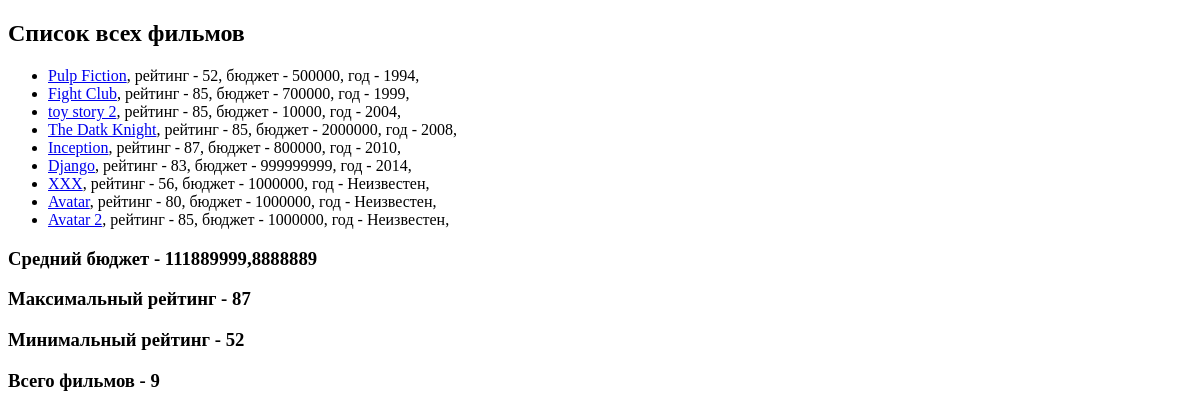
The app's page /, older data.
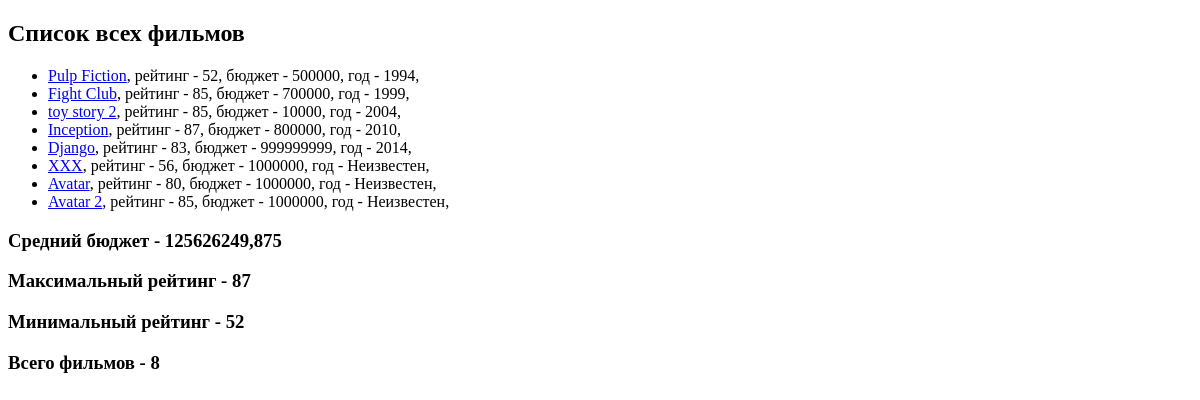
The same page, newer data.
### movie_app/models.py (models this page shows, shortened)
class Movie(models.Model):
    EUR = 'EUR'
    USD = 'USD'
    RUB = 'RUB'
    CURRENCY_CHOICES = [
        (EUR, 'Euro'),
        (USD, 'Dollar'),
        (RUB, 'Rubles'),
    ]
    name = models.CharField(max_length=40)
    rating = models.IntegerField(validators=[MinValueValidator(1), MaxValueValidator(100)])
    year = models.IntegerField(null=True, blank=True)
    budget = models.IntegerField(default=1000000, blank=True, validators=[MinValueValidator(1)])
    currency = models.CharField(max_length=3, choices=CURRENCY_CHOICES, default=RUB)
    slug = models.SlugField(default='', null=False, db_index=False)
    director = models.ForeignKey(Director, on_delete=models.CASCADE, null=True, related_name='movies')
    actors = models.ManyToManyField(Actor)
    def get_url(self):
        return reverse('movie-detail', args=[self.slug])

### movie_app/views.py (the view)
# urls.py: path('', views.show_all_movie),
def show_all_movie(request):
    movies = Movie.objects.order_by(F('year').asc(nulls_last=True), 'rating')
    agg = movies.aggregate(Avg('budget'), Max('rating'), Min('rating'))
    data = {
        'movies': movies,
        'agg': agg,
        'total': movies.count(),
    }
    return render(request, 'movie_app/all_movies.html', context=data)

### movie_app/templates/movie_app/all_movies.html (shortened to what this page needs)
{% extends 'movie_app/base.html' %}
{% block content %}
    <h2>Список всех фильмов</h2>
    <ul>
        {% for movie in movies %}
            <li><a href="{{ movie.get_url }}">{{ movie.name }}</a>,
                рейтинг - {{ movie.rating }},
                бюджет - {{ movie.budget }},
                год - {{ movie.year|default:"Неизвестен" }},
            </li>
        {% endfor %}
    </ul>
    <h3>Средний бюджет - {{ agg.budget__avg }}</h3>
    <h3>Максимальный рейтинг - {{ agg.rating__max }}</h3>
    <h3>Минимальный рейтинг - {{ agg.rating__min }}</h3>
    <h3>Всего фильмов - {{ total}}</h3>
{% endblock %}

### movie_app/templates/movie_app/base.html (shortened to what this page needs)
<!DOCTYPE html>
<html lang="en">
<head>
</head>
<body>
{% block content %}
{% endblock %}
</body>
</html>

Row changes from the older to the newer data that the page shows:
removed Movie: name "The Datk Knight", rating "85", budget "2000000", year "2008"
Text that changed along with them:
{{ agg.budget__avg }}: "111889999,8888889" → "125626249,875"
{{ total }}: "9" → "8"
